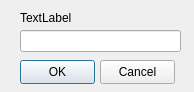
<?xml version="1.0" encoding="UTF-8"?>
<ui version="4.0">
 <class>inputDialog</class>
 <widget class="QDialog" name="inputDialog">
  <property name="geometry">
   <rect>
    <x>0</x>
    <y>0</y>
    <width>194</width>
    <height>92</height>
   </rect>
  </property>
  <property name="windowTitle">
   <string>Input</string>
  </property>
  <widget class="QLabel" name="labelPrompt">
   <property name="geometry">
    <rect>
     <x>20</x>
     <y>10</y>
     <width>161</width>
     <height>16</height>
    </rect>
   </property>
   <property name="text">
    <string>TextLabel</string>
   </property>
  </widget>
  <widget class="QLineEdit" name="input">
   <property name="geometry">
    <rect>
     <x>20</x>
     <y>30</y>
     <width>161</width>
     <height>22</height>
    </rect>
   </property>
  </widget>
  <widget class="QPushButton" name="pushButtonOK">
   <property name="geometry">
    <rect>
     <x>20</x>
     <y>60</y>
     <width>75</width>
     <height>24</height>
    </rect>
   </property>
   <property name="text">
    <string>OK</string>
   </property>
  </widget>
  <widget class="QPushButton" name="pushButtonCancel">
   <property name="geometry">
    <rect>
     <x>100</x>
     <y>60</y>
     <width>75</width>
     <height>24</height>
    </rect>
   </property>
   <property name="text">
    <string>Cancel</string>
   </property>
  </widget>
 </widget>
 <resources/>
 <connections/>
</ui>
